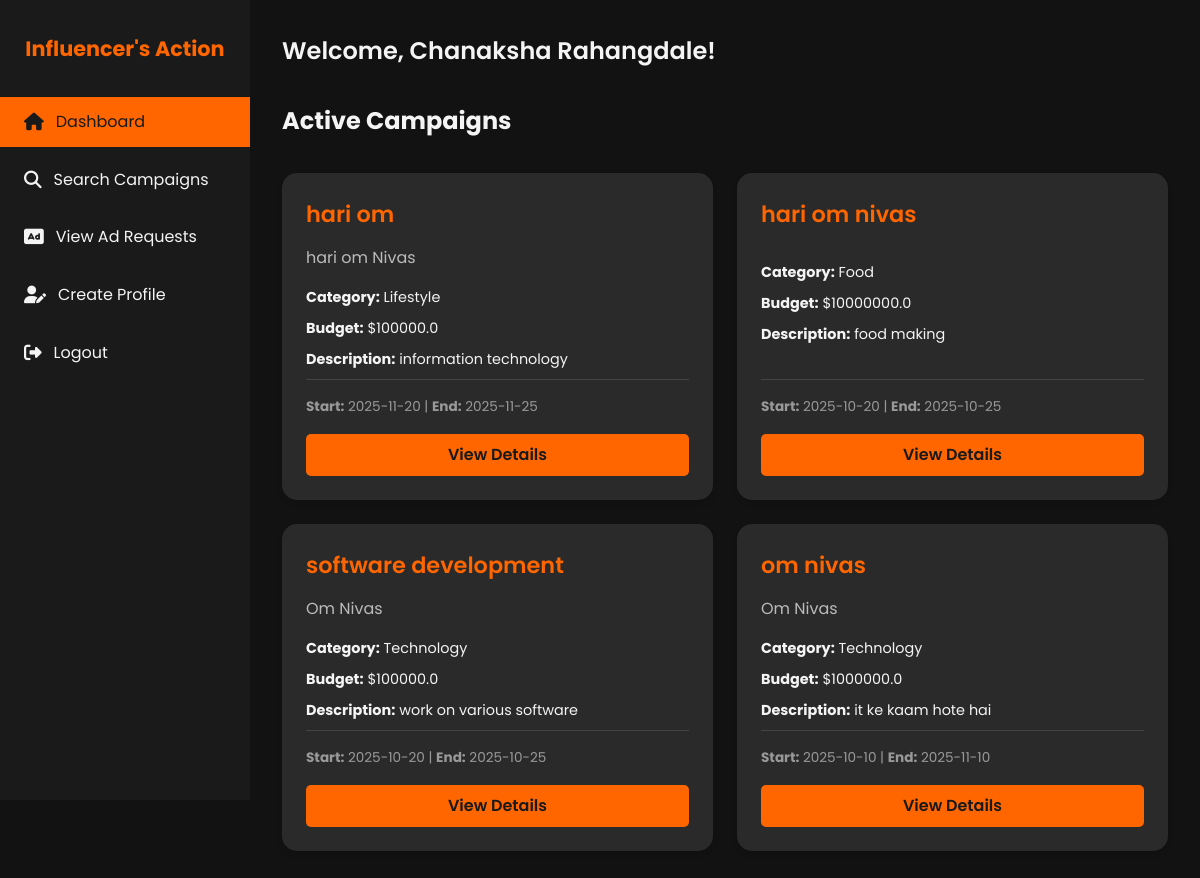
Screenshot of /influencer (signed in) with the database file from the repository.
### models.py (models this page shows, shortened)
class User(db.Model, UserMixin):
    id = db.Column(db.Integer, primary_key=True)
    username = db.Column(db.String(80), unique=True, nullable=False)
    password = db.Column(db.String(200), nullable=False)
    email = db.Column(db.String(120), unique=True, nullable=False)
    role = db.Column(db.String(50), nullable=False)  # admin, sponsor, influencer
    is_active = db.Column(db.Boolean, default=True)
    sponsor = db.relationship('Sponsor', back_populates='user', uselist=False)
    influencer = db.relationship('Influencer', back_populates='user', uselist=False)

class Campaign(db.Model):
    id = db.Column(db.Integer, primary_key=True)
    sponsor_id = db.Column(db.Integer, db.ForeignKey('sponsor.id', ondelete='SET NULL'), nullable=True)
    title = db.Column(db.String(120), nullable=False)
    company_name= db.Column(db.String(120), nullable=False)
    description = db.Column(db.Text)
    budget = db.Column(db.Float)
    category = db.Column(db.String(120))
    status = db.Column(db.String(50), nullable=False)  # active, completed, flagged
    start_date = db.Column(db.DateTime)
    end_date = db.Column(db.DateTime)
    is_public = db.Column(db.Boolean, default=True)
    sponsor = db.relationship('Sponsor', backref=db.backref('campaigns', lazy=True, cascade='all, delete-orphan'))

### app.py (the view)
    @app.route('/influencer')
    @login_required
    def influencer():
        if current_user.role != 'influencer':
            flash('Access denied. This page is for influencers only.', 'danger')
            return redirect(url_for('home'))
        active_campaigns = Campaign.query.filter_by(status='active', is_public=True).order_by(Campaign.start_date.desc()).limit(10).all()
        return render_template('influencer.html', current_user=current_user, active_campaigns=active_campaigns)

### templates/influencer.html (shortened to what this page needs)
<!DOCTYPE html>
<html lang="en">
<head>
    <link rel="stylesheet" href="https://cdnjs.cloudflare.com/ajax/libs/font-awesome/6.1.1/css/all.min.css">
</head>
<body>
    <div class="dashboard">
        <aside class="sidebar">
            <div class="logo">
                <h1>Influencer's Action</h1>
            </div>
            <nav>
                <ul class="nav-menu">
                    <li class="nav-item">
                        <a href="{{ url_for('influencer') }}" class="nav-link active">
                            <i class="fas fa-home"></i> Dashboard
                        </a>
                    </li>
                    <li class="nav-item">
                        <a href="{{ url_for('search_campaigns') }}" class="nav-link">
                            <i class="fas fa-search"></i> Search Campaigns
                        </a>
                    </li>
                    <li class="nav-item">
                        <a href="{{ url_for('influencer_ad_requests') }}" class="nav-link">
                            <i class="fas fa-ad"></i> View Ad Requests
                        </a>
                    </li>
                    <li class="nav-item">
                        <a href="{{ url_for('influencer_profile') }}" class="nav-link">
                            <i class="fas fa-user-edit"></i> Create Profile
                        </a>
                    </li>
                    <li class="nav-item">
                        <a href="{{ url_for('logout') }}" class="nav-link">
                            <i class="fas fa-sign-out-alt"></i> Logout
                        </a>
                    </li>
                </ul>
            </nav>
        </aside>
        <main class="main-content">
            <header class="header">
                <h1 class="welcome-text">Welcome, {{ current_user.username }}!</h1>
            </header>
            <section class="active-campaigns">
                <h2>Active Campaigns</h2>
                <div class="campaigns-grid">
                    {% for campaign in active_campaigns %}
                    <div class="campaign-card">
                        <h3 class="campaign-title">{{ campaign.title }}</h3>
                        <p class="campaign-company">{{ campaign.company_name }}</p>
                        <p class="campaign-details"><strong>Category:</strong> {{ campaign.category }}</p>
                        <p class="campaign-details"><strong>Budget:</strong> ${{ campaign.budget }}</p>
                        <p class="campaign-details"><strong>Description:</strong> {{ campaign.description[:100] }}{% if campaign.description|length > 100 %}...{% endif %}</p>
                        <p class="campaign-dates">
                            <strong>Start:</strong> {{ campaign.start_date.strftime('%Y-%m-%d') if campaign.start_date else 'N/A' }} |
                            <strong>End:</strong> {{ campaign.end_date.strftime('%Y-%m-%d') if campaign.end_date else 'N/A' }}
                        </p>
                        <a href="{{ url_for('campaign_details', campaign_id=campaign.id) }}" class="btn-view-details">View Details</a>
                    </div>
                    {% endfor %}
                </div>
            </section>
        </main>
    </div>
</body>
</html>

### templates/influencer.html (style rules this page uses)
:root { --primary-color: #1a1a1a; --secondary-color: #ff6600; --text-color: #f4f4f4; --bg-color: #121212; --card-bg-color: #2a2a2a; --hover-color: #ff8533; }
* { margin: 0; padding: 0; box-sizing: border-box; }
body { font-family: 'Poppins', sans-serif; line-height: 1.6; color: var(--text-color); background-color: var(--bg-color); }
.dashboard { display: flex; min-height: 100vh; }
.sidebar { width: 250px; background-color: var(--primary-color); padding: 2rem 0; position: fixed; height: 100vh; overflow-y: auto; }
.logo { text-align: center; margin-bottom: 2rem; }
.logo h1 { color: var(--secondary-color); font-size: 1.3rem; }
.nav-menu { list-style-type: none; }
.nav-item { margin-bottom: 0.5rem; }
.nav-link { display: flex; align-items: center; padding: 0.75rem 1.5rem; color: var(--text-color); text-decoration: none; transition: all 0.3s ease; }
.nav-link:hover, .nav-link.active { background-color: var(--secondary-color); color: var(--primary-color); }
.nav-link i { margin-right: 0.75rem; font-size: 1.1rem; }
.main-content { flex-grow: 1; margin-left: 250px; padding: 2rem; }
.header { display: flex; justify-content: space-between; align-items: center; margin-bottom: 2rem; }
.welcome-text { font-size: 1.5rem; font-weight: 600; }
.campaigns-grid { display: grid; grid-template-columns: repeat(auto-fit, minmax(300px, 1fr)); gap: 1.5rem; margin-top: 2rem; }
.campaign-card { background-color: #f4f4f4; border-radius: 10px; padding: 1.5rem; box-shadow: 0 2px 5px rgba(0,0,0,0.1); }
.campaign-title { font-size: 1.2rem; font-weight: 600; margin-bottom: 0.5rem; }
.campaign-company { font-size: 0.9rem; color: #666; margin-bottom: 1rem; }
.campaign-details { font-size: 0.9rem; margin-bottom: 0.5rem; }
.campaign-dates { font-size: 0.8rem; color: #888; margin-top: 1rem; }
.campaign-card { background-color: var(--card-bg-color); border-radius: 15px; padding: 1.5rem; box-shadow: 0 4px 6px rgba(0, 0, 0, 0.1); transition: transform 0.3s ease, box-shadow 0.3s ease; display: flex; flex-direction: column; }
.campaign-title { font-size: 1.4rem; font-weight: 600; color: var(--secondary-color); margin-bottom: 0.75rem; }
.campaign-company { font-size: 1rem; color: #bbb; margin-bottom: 1rem; }
.campaign-details { font-size: 0.9rem; margin-bottom: 0.5rem; color: var(--text-color); }
.campaign-dates { font-size: 0.85rem; color: #999; margin-top: auto; padding-top: 1rem; border-top: 1px solid #444; }
.btn-view-details { background-color: var(--secondary-color); color: var(--primary-color); padding: 0.5rem 1rem; border: none; border-radius: 5px; cursor: pointer; font-weight: 600; transition: all 0.3s ease; text-decoration: none; display: inline-block; margin-top: 1rem; text-align: center; }

### rows the page displays
User: username "Chanaksha Rahangdale"
Campaign: title "hari om", company_name "hari om Nivas", category "Lifestyle", budget "100000.0", description "information technology", start_date "2025-11-20", end_date "2025-11-25"
Campaign: title "hari om nivas", category "Food", budget "10000000.0", description "food making", start_date "2025-10-20", end_date "2025-10-25"
Campaign: title "software development", company_name "Om Nivas", category "Technology", budget "100000.0", description "work on various software", start_date "2025-10-20", end_date "2025-10-25"
Campaign: title "om nivas", company_name "Om Nivas", category "Technology", budget "1000000.0", description "it ke kaam hote hai", start_date "2025-10-10", end_date "2025-11-10"
